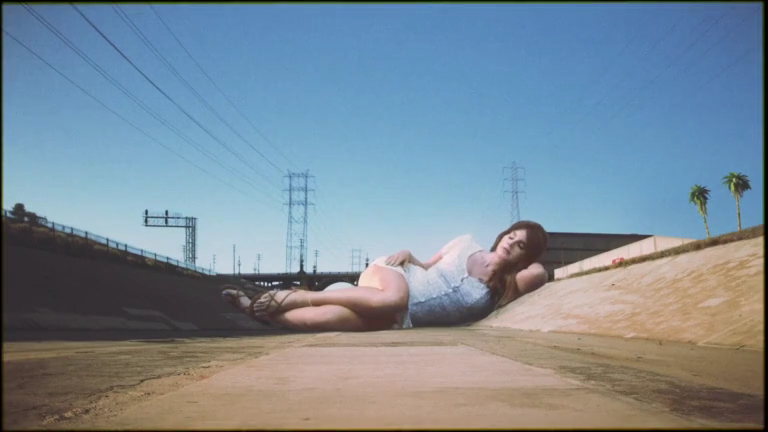
#> input picture frame 50 of mp4/stars.mp4, 768 x 432 px
$ jupyter execute '18.opencv保存黑白视频ffmpeg合并无声视频和音频.ipynb'
#> lines starting #> are read from the running program, lines starting #| are printed output that depends on the picture
[cell 1]
# https://www.bilibili.com/video/av48645102/?p=18

[cell 2]
import numpy as np

import cv2

[cell 3]
cap = cv2.VideoCapture("./mp4/stars.mp4")

while True:

    flag, frame = cap.read()
#> frame is the input picture: shape (432, 768, 3); mean B, G, R 151.9, 139, 122.5

    gray = cv2.cvtColor(frame, code=cv2.COLOR_BGR2GRAY)
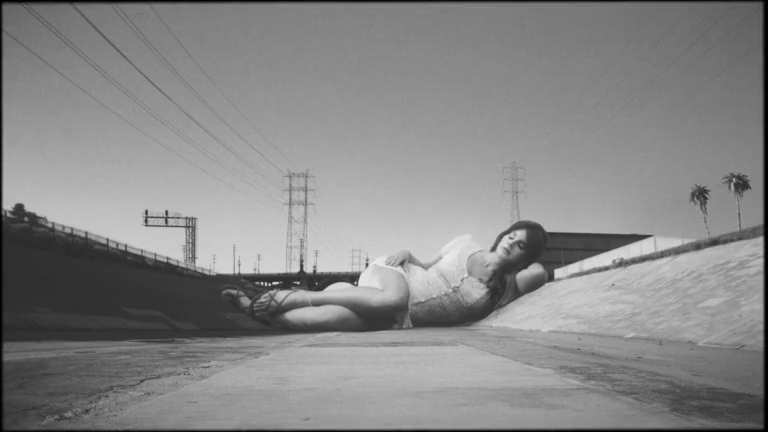
#> gray: shape (432, 768); min 0, max 241, mean 135.5
    print(gray.shape)
#| (432, 768)

    cv2.imshow("video", gray)

    if ord("q") == cv2.waitKey(40):
#> (key q is pressed here)
        break

cap.release()
cv2.destroyAllWindows()


$ run again, starting later in the video
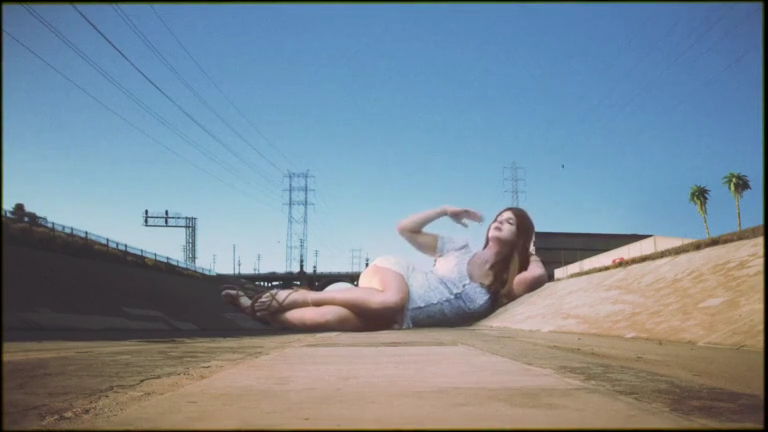
#> input picture frame 225 of mp4/stars.mp4, 768 x 432 px
#> frame is the input picture: shape (432, 768, 3); mean B, G, R 151.5, 138.4, 122.3
#> `gray = cv2.cvtColor(frame, code=cv2.COLOR_BGR2GRAY)`:
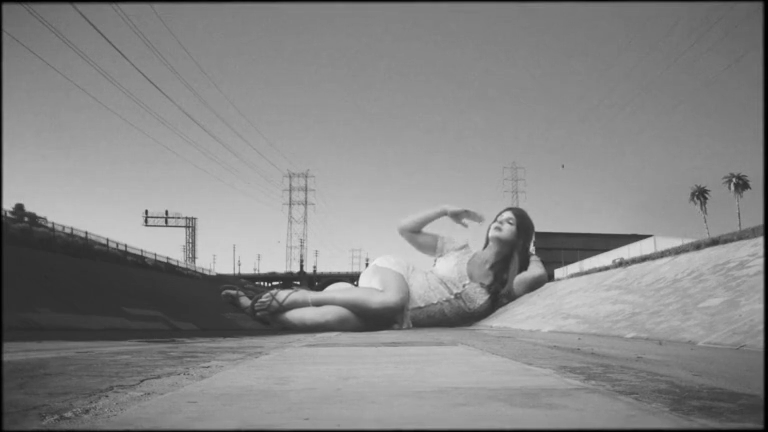
#> gray: shape (432, 768); min 0, max 238, mean 135.1
#| (432, 768)

$ run again, starting later in the video
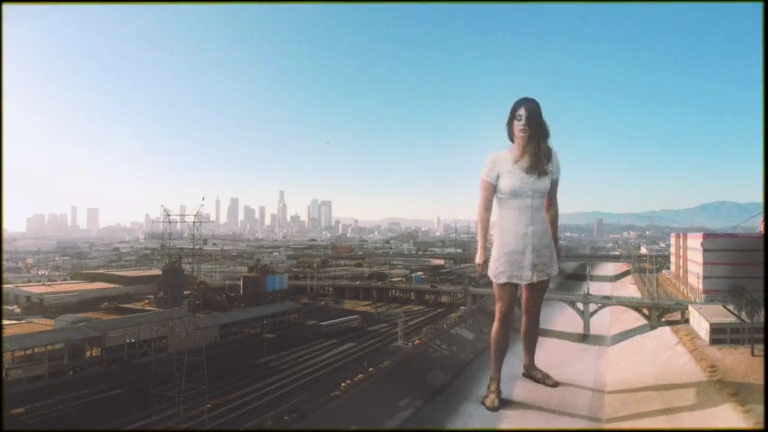
#> input picture frame 400 of mp4/stars.mp4, 768 x 432 px
#> frame is the input picture: shape (432, 768, 3); mean B, G, R 157.4, 151.7, 139.2
#> `gray = cv2.cvtColor(frame, code=cv2.COLOR_BGR2GRAY)`:
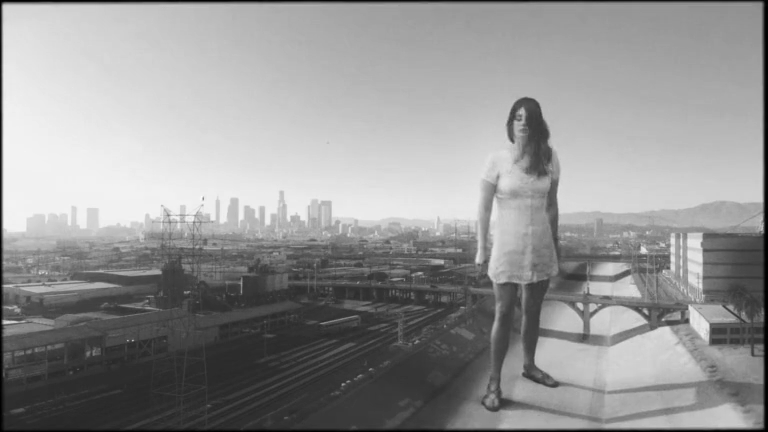
#> gray: shape (432, 768); min 0, max 253, mean 148.6
#| (432, 768)
